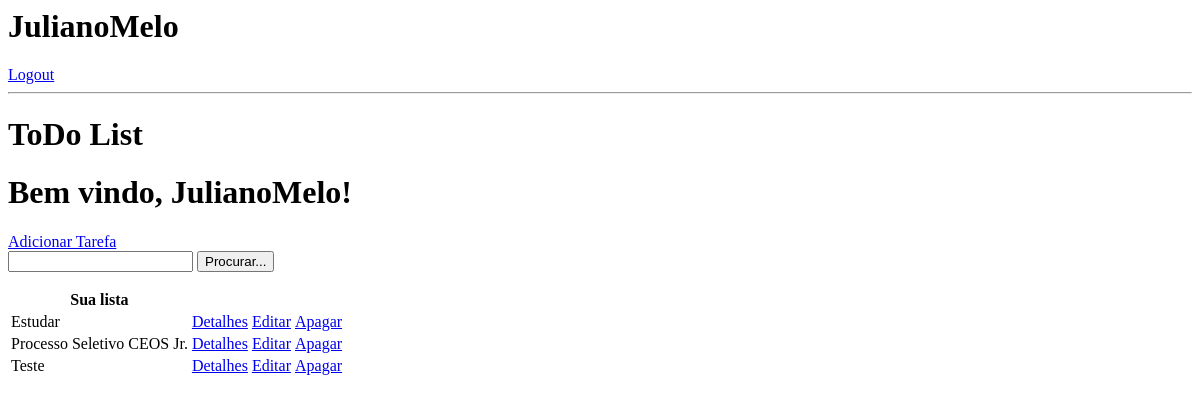
Before: / (signed in) with the older database file.
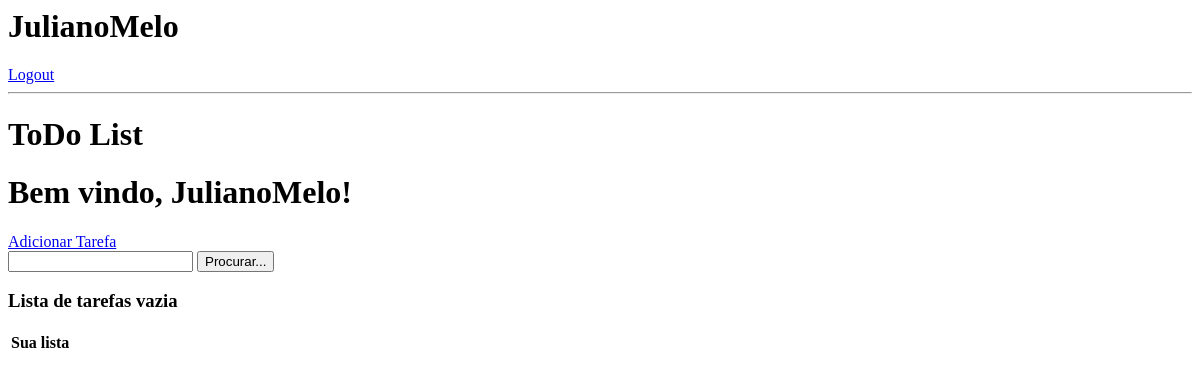
After: the same page with the newer database file.
### base/models.py (models this page shows, shortened)
class Task(models.Model):
    usuário = models.ForeignKey(User, on_delete=models.CASCADE, null=True, blank=True)
    título = models.CharField(max_length=200, null=True, blank=True)
    descrição = models.TextField(null=True, blank=True)
    completa = models.BooleanField(default=False)
    criar = models.DateTimeField(auto_now_add=True)
    class Meta:
        ordering = ['completa']

### base/views.py (the view)
# urls.py: path('', TaskList.as_view(), name='tasks'),
class TaskList(LoginRequiredMixin, ListView):
    model = Task
    context_object_name = 'tasks'
    def get_context_data(self, **kwargs):
        context = super().get_context_data(**kwargs)
        context['tasks'] = context['tasks'].filter(usuário=self.request.user)
        context['count'] = context['tasks'].filter(completa=False).count()
        search_input = self.request.GET.get('search-area') or ''
        if search_input:
            context['tasks'] = context['tasks'].filter(título__startswith=
                                                       search_input)
        context['search_input'] = search_input
        return context

### base/templates/base/task_list.html
{% if request.user.is_authenticated %}
<h1>{{request.user}}</h1>
<a href="{% url 'logout' %}">Logout</a>
{% else %}
<a href="{% url 'login' %}">Login</a>
{%endif%}
<hr>
<h1>ToDo List</h1>
<h1>Bem vindo, {{request.user}}!</h1>
<a href="{% url 'task-create' %}">Adicionar Tarefa</a>
<form method="GET">
    <input type="text" name="search-area" value="{{search_input}}">
    <input type="submit" value="Procurar...">
</form>
<table>
    <tr>
        <th>Sua lista</th>
        <th></th>
        <th></th>
    </tr>
    {% for task in tasks %}
    <tr>
        <td>{{task.título}}</td>
        <td><a href="{% url 'task' task.id %}">Detalhes</a></td>
        <td><a href="{% url 'task-update' task.id %}">Editar</a></td>
        <td><a href="{%url 'task-delete' task.id %}">Apagar</a></td>
    </tr>
    {% empty %}
    <h3>Lista de tarefas vazia</h3>
    {% endfor %}
</table>

Changed rows visible on the page:
removed Task: título "Estudar"
removed Task: título "Processo Seletivo CEOS Jr."
removed Task: título "Teste"
Other visible differences:
text now shown: "Lista de tarefas vazia"
